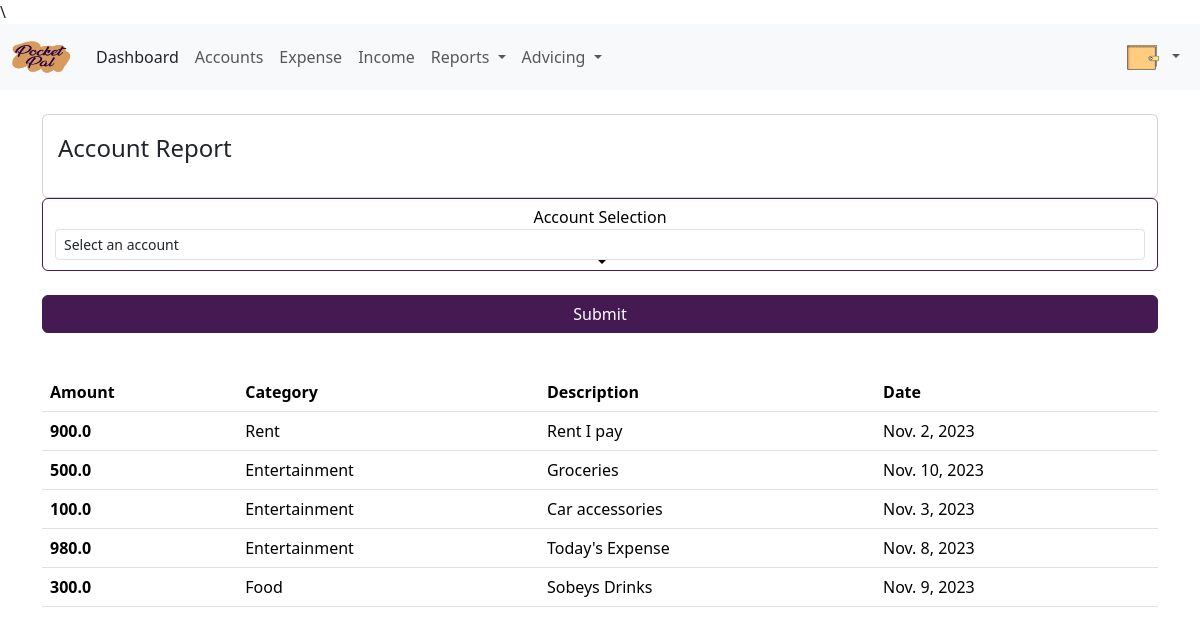
The app's page /expense/expense-summary/ (signed in), older data.
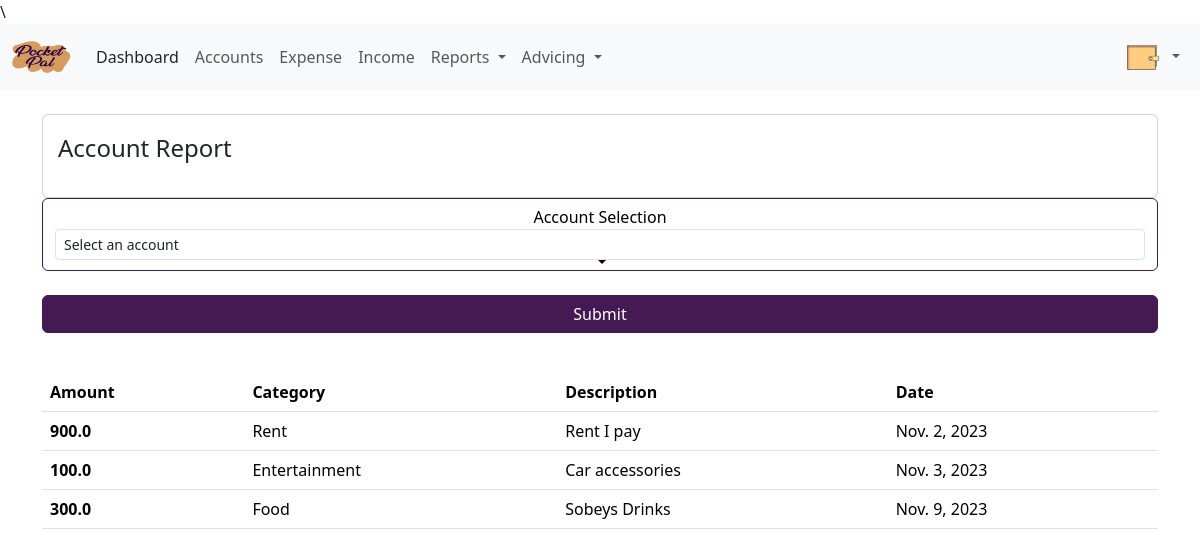
The same page, newer data.
### Expense/models.py (models this page shows, shortened)
class Expense(models.Model):
    user = models.ForeignKey(to = User,on_delete=models.CASCADE)
    amount = models.FloatField()
    date = models.DateField(default = localtime)
    description = models.TextField()
    category = models.ForeignKey(to=Category,on_delete=models.CASCADE)
    source = models.ForeignKey(to = Source, on_delete=models.CASCADE)
    created_at = models.DateTimeField(default=localtime)
    title = models.CharField(max_length=255)
    class Meta:
        ordering:['-date']

class Category(models.Model):
    user = models.ForeignKey(to = User,on_delete=models.CASCADE)
    name = models.CharField(max_length = 256)
    created_at = models.DateTimeField(default=localtime)
    class Meta:
        verbose_name_plural = 'Expense Categories'

### Expense/views.py (the view, shortened to what this page needs)
# urls.py: path('expense-summary/',views.expense_summary,name="expense_summary"),
@login_required(login_url='login')
def expense_summary(request):
    expenses = Expense.objects.filter(user = request.user)
    sources = Source.objects.filter(user = request.user)
    category = Category.objects.all()
    context = {
        'expenses' : expenses,
        'sources' : sources,
        'category' : category,
    }
    if request.method == 'GET':
        return render(request, 'expense/expense_summary.html', context)

### templates/expense/expense_summary.html (shortened to what this page needs)
{% load static %}
<!DOCTYPE html>
<html lang="en">
<head>
  <link href="https://cdn.jsdelivr.net/npm/bootstrap@5.3.2/dist/css/bootstrap.min.css" rel="stylesheet"
>
</head>
<body>
  {% include "partials/_sideNav2.html" %}
  <section class="text-center text-lg-start">
    <div class="container py-4">
      <div class="row g-0 align-items-center">
        <div class="card cascading-right"
          style="padding: 15px; background: hsla(0, 0%, 100%, 0.55); backdrop-filter: blur(30px);">
          <div class="row">
            <div class="col-9">
              <p class="fs-4 text-start">Account Report</p>
            </div>
          </div>
        </div>
        <div class="form-group" style="padding-bottom: 20px;">
          <form id="task-form" method="POST">
            <div class="form-group">
              <div class="dropdown mb-4">
                <div class="form-control btn btn-primary btn-sub dropdown-toggle">
                  <label for="">Account Selection</label>
                  <select class="form-control form-control-sm" data-id="{{source.id}}" name="source"
                    data-toggle="dropdown" name="source" id="source">
                    <option selected value="select" disabled>Select an account</option>
                  </select>
                </div>
              </div>
            </div>
            <div class="text-center">
              <button type="submit" class="btn btn-info btn-primary mb-4">Submit</button>
            </div>
          </form>
          {% if expenses %}
          <div>
            <table class="table">
              <thead class="thead-dark">
                <tr>
                  <th scope="col">Amount</th>
                  <th scope="col">Category</th>
                  <th scope="col">Description</th>
                  <th scope="col">Date</th>
                </tr>
              </thead>
              <tbody>
                {% for expense in expenses %}
                <tr>
                  <th scope="row" id="expense_amount">{{expense.amount}}</th>
                  <td id="expense_category">{{expense.category.name}}</td>
                  <td id="expense_description">{{expense.description}}</td>
                  <td id="expense_date">{{expense.date}}</td>
                </tr>
                {% endfor %}
              </tbody>
            </table>
          </div>
          {% else %}
          <h5 class="h3 text-black mb-0 text-center">No expenses for this account/source</a></h5>
          {% endif %}
        </div>
      </div>
    </div>
  </section>
</body>
</html>

Row changes from the older to the newer data that the page shows:
removed Expense: amount "500.0", category.name "Entertainment", description "Groceries", date "Nov. 10, 2023"
removed Expense: amount "980.0", category.name "Entertainment", description "Today's Expense", date "Nov. 8, 2023"
